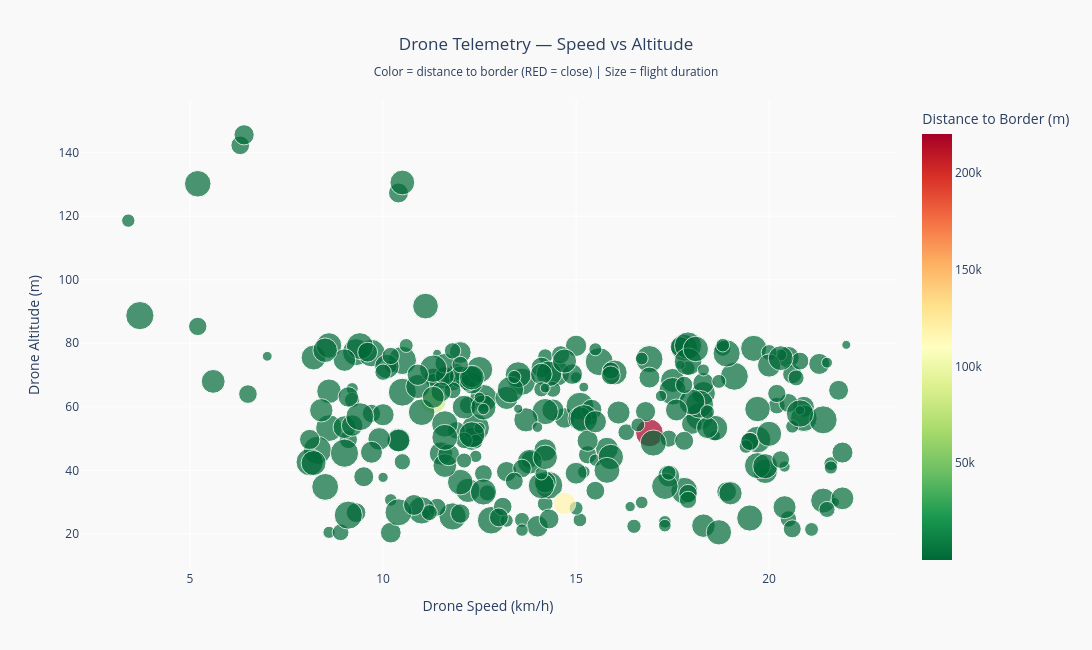
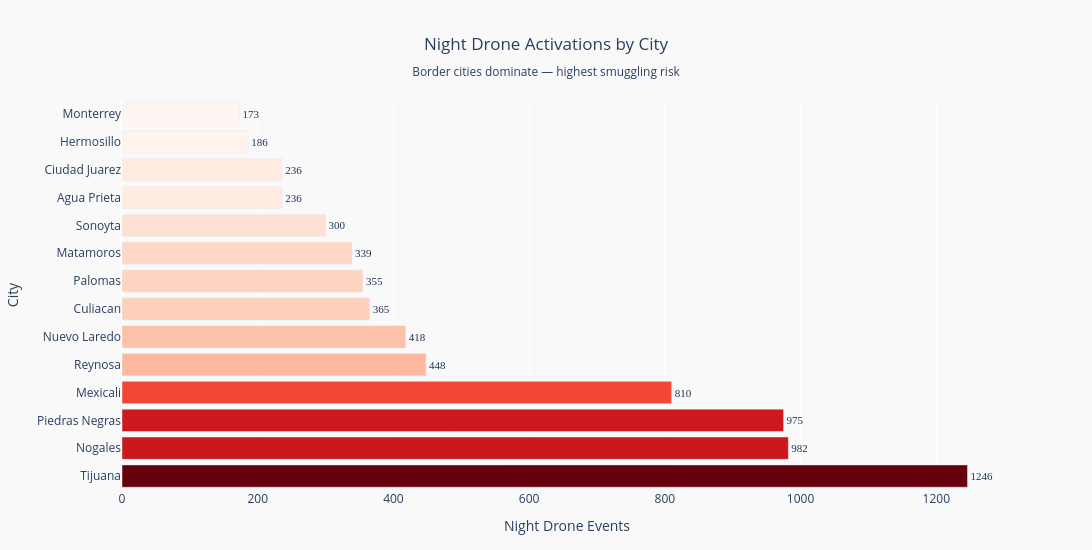

Notebook code cell kept with these figures, in order:
### Code cell
import plotly.express as px
drone_plot = waze[waze['drone_id'].notna() & waze['drone_speed_kmh'].notna()].copy()

fig = px.scatter(
    drone_plot,
    x='drone_speed_kmh',
    y='drone_altitude_m',
    color='drone_distance_border_m',
    color_continuous_scale='RdYlGn_r',
    size='drone_flight_duration_sec',
    hover_data=[
        'full_name',
        'city',
        'place_name',
        'drone_model',
        'timestamp'
    ],
    labels={
        'drone_speed_kmh': 'Drone Speed (km/h)',
        'drone_altitude_m': 'Drone Altitude (m)',
        'drone_distance_border_m': 'Distance to Border (m)',
        'drone_flight_duration_sec': 'Flight Duration (s)',
    },
    title='Drone Telemetry — Speed vs Altitude<br>'
          '<sub>Color = distance to border (RED = close) | Size = flight duration</sub>',
)

fig.update_layout(
    height=650,
    width=1200,
    title_x=0.5,
    paper_bgcolor='#f9f9f9',
    plot_bgcolor='#f9f9f9',
    margin=dict(b=80, l=80, r=80, t=100)
)

fig.update_xaxes(automargin=True)
fig.update_yaxes(automargin=True)

fig.show()


display(HTML('<div style="height:50px;"></div>'))

night_drone_city = (
    waze[
        (waze['drone_id'].notna()) &
        (waze['is_night_movement'] == 1)
    ]
    .groupby('city')
    .size()
    .reset_index(name='night_drone_events')
    .sort_values('night_drone_events', ascending=False)
)

fig2 = px.bar(
    night_drone_city,
    x='night_drone_events',
    y='city',
    orientation='h',
    color='night_drone_events',
    color_continuous_scale='Reds',
    title='Night Drone Activations by City<br>'
          '<sub>Border cities dominate — highest smuggling risk</sub>',
    labels={
        'night_drone_events': 'Night Drone Events',
        'city': 'City'
    }
)

fig2.update_layout(
    height=550,
    width=1200,
    title_x=0.5,
    paper_bgcolor='#f9f9f9',
    plot_bgcolor='#f9f9f9',
    coloraxis_showscale=False,
    margin=dict(b=60, l=80, r=80, t=100)
)

fig2.update_xaxes(automargin=True)
fig2.update_yaxes(automargin=True)
fig2.update_traces(
    text=night_drone_city['night_drone_events'],
    texttemplate='%{text}',
    textposition='outside',
    textfont=dict(size=11, color='#1d3557', family='Arial Black'),
    cliponaxis=False,
)
fig2.show()

### Figure 1 — Plotly figure (JSON) as saved in the notebook; plotly's stock layout.template omitted (floating-point values rounded to 4 significant figures; data arrays with more than 128 entries replaced by an {"elided": "..."} marker saying what was removed)
{"data": [{"customdata": {"elided": "285x5 str values"}, "hovertemplate": "Drone Speed (km/h)=%{x}<br>Drone Altitude (m)=%{y}<br>Flight Duration (s)=%{marker.size}<br>full_name=%{customdata[0]}<br>city=%{customdata[1]}<br>place_name=%{customdata[2]}<br>drone_model=%{customdata[3]}<br>timestamp=%{customdata[4]}<br>Distance to Border (m)=%{marker.color}<extra></extra>", "legendgroup": "", "marker": {"color": {"elided": "285 float values"}, "coloraxis": "coloraxis", "size": {"elided": "285 float values"}, "sizemode": "area", "sizeref": 2.998, "symbol": "circle"}, "mode": "markers", "name": "", "orientation": "v", "showlegend": false, "type": "scatter", "x": {"elided": "285 float values"}, "xaxis": "x", "y": {"elided": "285 float values"}, "yaxis": "y"}], "layout": {"coloraxis": {"colorbar": {"title": {"text": "Distance to Border (m)"}}, "colorscale": [[0, "rgb(0,104,55)"], [0.1, "rgb(26,152,80)"], [0.2, "rgb(102,189,99)"], [0.3, "rgb(166,217,106)"], [0.4, "rgb(217,239,139)"], [0.5, "rgb(255,255,191)"], [0.6, "rgb(254,224,139)"], [0.7, "rgb(253,174,97)"], [0.8, "rgb(244,109,67)"], [0.9, "rgb(215,48,39)"], [1, "rgb(165,0,38)"]]}, "height": 650, "legend": {"itemsizing": "constant", "tracegroupgap": 0}, "margin": {"b": 80, "l": 80, "r": 80, "t": 100}, "paper_bgcolor": "#f9f9f9", "plot_bgcolor": "#f9f9f9", "title": {"text": "Drone Telemetry — Speed vs Altitude<br><sub>Color = distance to border (RED = close) | Size = flight duration</sub>", "x": 0.5}, "width": 1200, "xaxis": {"anchor": "y", "automargin": true, "domain": [0, 1], "title": {"text": "Drone Speed (km/h)"}}, "yaxis": {"anchor": "x", "automargin": true, "domain": [0, 1], "title": {"text": "Drone Altitude (m)"}}}}

### Figure 2 — Plotly figure (JSON) as saved in the notebook; plotly's stock layout.template omitted (floating-point values rounded to 4 significant figures)
{"data": [{"cliponaxis": false, "hovertemplate": "Night Drone Events=%{marker.color}<br>City=%{y}<extra></extra>", "legendgroup": "", "marker": {"color": [1246, 982, 975, 810, 448, 418, 365, 355, 339, 300, 236, 236, 186, 173], "coloraxis": "coloraxis", "pattern": {"shape": ""}}, "name": "", "orientation": "h", "showlegend": false, "text": [1246.0, 982.0, 975.0, 810.0, 448.0, 418.0, 365.0, 355.0, 339.0, 300.0, 236.0, 236.0, 186.0, 173.0], "textfont": {"color": "#1d3557", "family": "Arial Black", "size": 11}, "textposition": "outside", "texttemplate": "%{text}", "type": "bar", "x": [1246, 982, 975, 810, 448, 418, 365, 355, 339, 300, 236, 236, 186, 173], "xaxis": "x", "y": ["Tijuana", "Nogales", "Piedras Negras", "Mexicali", "Reynosa", "Nuevo Laredo", "Culiacan", "Palomas", "Matamoros", "Sonoyta", "Agua Prieta", "Ciudad Juarez", "Hermosillo", "Monterrey"], "yaxis": "y"}], "layout": {"barmode": "relative", "coloraxis": {"colorbar": {"title": {"text": "Night Drone Events"}}, "colorscale": [[0, "rgb(255,245,240)"], [0.125, "rgb(254,224,210)"], [0.25, "rgb(252,187,161)"], [0.375, "rgb(252,146,114)"], [0.5, "rgb(251,106,74)"], [0.625, "rgb(239,59,44)"], [0.75, "rgb(203,24,29)"], [0.875, "rgb(165,15,21)"], [1, "rgb(103,0,13)"]], "showscale": false}, "height": 550, "legend": {"tracegroupgap": 0}, "margin": {"b": 60, "l": 80, "r": 80, "t": 100}, "paper_bgcolor": "#f9f9f9", "plot_bgcolor": "#f9f9f9", "title": {"text": "Night Drone Activations by City<br><sub>Border cities dominate — highest smuggling risk</sub>", "x": 0.5}, "width": 1200, "xaxis": {"anchor": "y", "automargin": true, "domain": [0, 1], "title": {"text": "Night Drone Events"}}, "yaxis": {"anchor": "x", "automargin": true, "domain": [0, 1], "title": {"text": "City"}}}}
